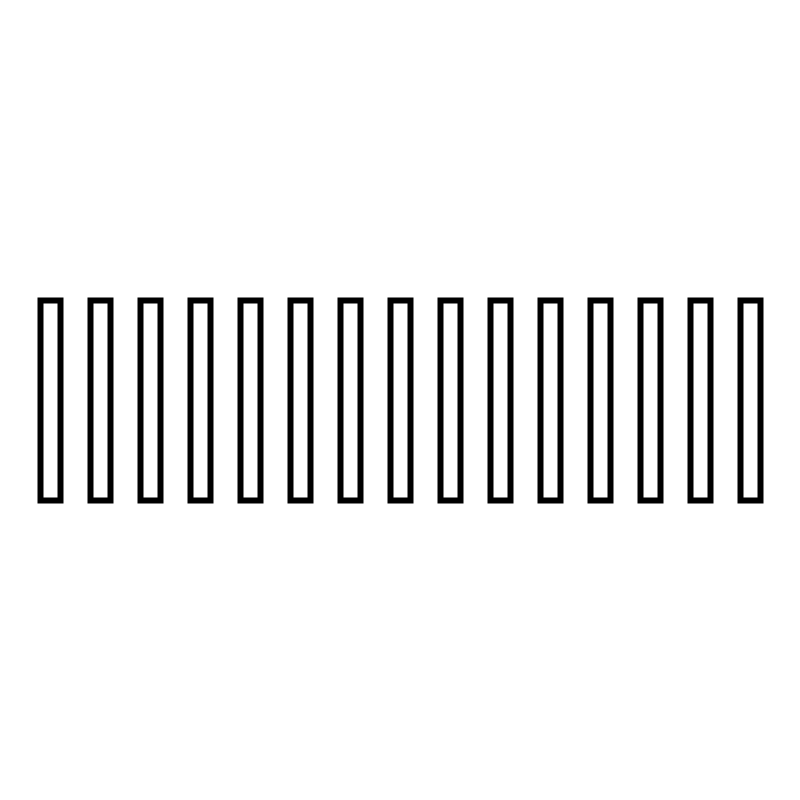
Frame 1 (no input)
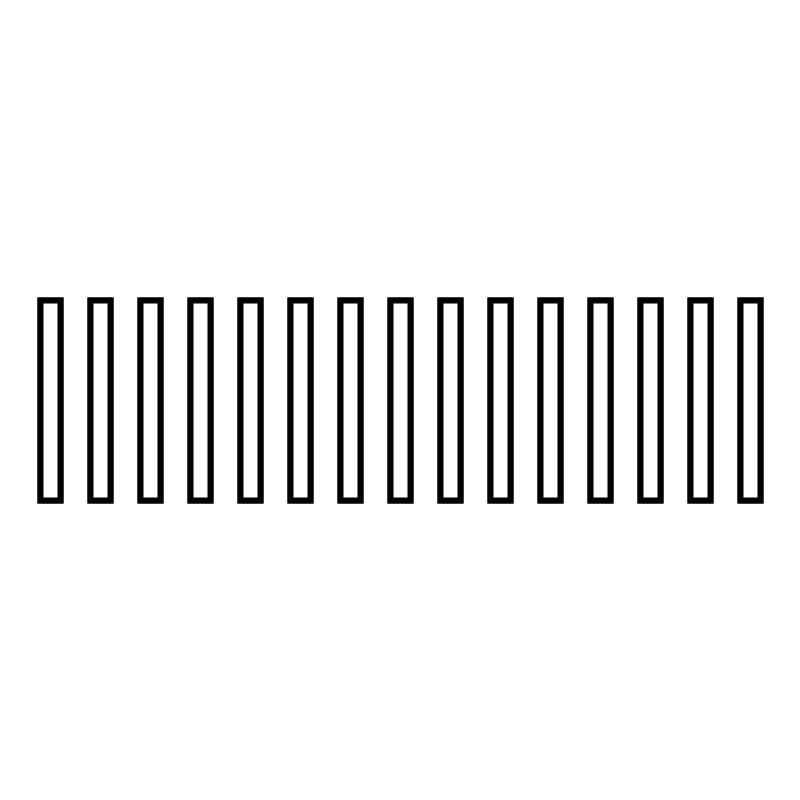
Frame 2 (the mouse pressed at the canvas centre, redrawn once)

The Processing sketch that drew these frames (run headless with seeded random() and noise(); the mouse was pressed at the canvas centre and the sketch redrawn once):

// Processing sketch: translateSquare
// ── translateSquare.pde

int num = 15;

void setup(){
  
  size(800,800);
  smooth(16);
  background(255);
  strokeWeight(6);
  rectMode(CENTER);
  noLoop();
}


void draw(){
  
  translate(50, height/2);
  
  for(float i=0; i<num; i++){
    rect(0,0, 20,200);
    translate(50,0);
  }
  
}
